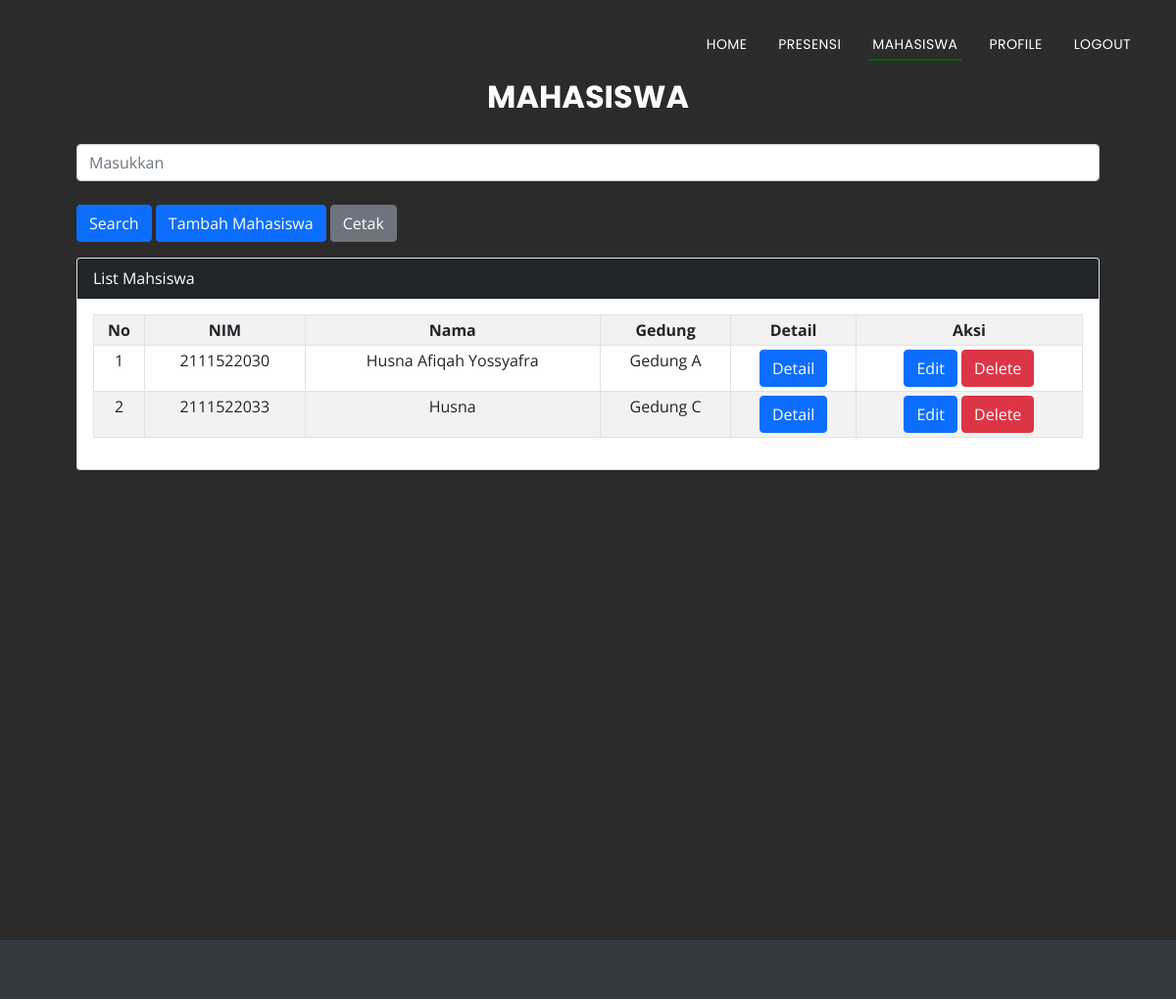
Page /listmahasiswa.php (signed in) on the committed database.
### tables this page shows
CREATE TABLE `mahasiswa` (
  `nim` varchar(10) NOT NULL,
  `nama` varchar(50) NOT NULL,
  `jurusan` varchar(50) NOT NULL,
  `email` varchar(50) DEFAULT NULL,
  `notelpon` varchar(15) DEFAULT NULL,
  `pass` varchar(25) NOT NULL,
  `gedung` varchar(30) NOT NULL
);

### listmahasiswa.php (the view, shortened to what this page needs)
<?php
  include('koneksi.php');
  $keyword = isset($_POST['keyword']) ? $_POST['keyword'] : '';
  $query = "SELECT * FROM mahasiswa WHERE nim LIKE '%$keyword%' OR nama LIKE '%$keyword%' OR gedung LIKE '%$keyword%' OR jurusan LIKE '%$keyword%' OR email LIKE '%$keyword%' OR notelpon LIKE '%$keyword%'";
  $result = mysqli_query($mysqli, $query);
?>
<head>
  <link href="assets/vendor/aos/aos.css" rel="stylesheet">
  <link href="assets/vendor/bootstrap/css/bootstrap.min.css" rel="stylesheet">
  <link href="assets/vendor/bootstrap-icons/bootstrap-icons.css" rel="stylesheet">
  <link href="assets/vendor/boxicons/css/boxicons.min.css" rel="stylesheet">
  <link href="assets/vendor/glightbox/css/glightbox.min.css" rel="stylesheet">
  <link href="assets/vendor/swiper/swiper-bundle.min.css" rel="stylesheet">
  <link href="assets/css/style.css" rel="stylesheet">
  <link rel="stylesheet" type="text/css" href="assets/css/print.css" media="print" />
</head>
<body>
  <header id="header" class="fixed-top d-flex align-items-center header-transparent">
    <div class="container d-flex justify-content-between align-items-center">
      <nav id="navbar" class="navbar">
        <ul>
        <li><a class="nav-link scrollto noPrint" href="homepembina.php">Home</a></li>
          <li><a class="nav-link scrollto noPrint" href="presensipembina.php">Presensi</a></li>
          <li><a class="nav-link scrollto active noPrint" href="listmahasiswa.php">Mahasiswa</a></li>
          <li><a class="nav-link scrollto noPrint" href="profilpembina.php">Profile</a></li>
          <li><a class="nav-link scrollto noPrint" href="logout.php">Logout</a></li>
        </ul>
      </nav>
    </div>
  </header>
  <section id="services2" style="height:120vh;padding-bottom:100px;">
    <div class="section-header">
      <h3 class="section-title">Mahasiswa</h3>
    </div>
    <br>
    <div class="container px-3 px-lg-5">
      <form method="post" action="listmahasiswa.php">
      <input type="text" class="form-control noPrint" placeholder="Masukkan" name="keyword">
      <br>
      <tr>
        <td><button type="submit" class="btn btn-primary noPrint" name="submit">Search</button></td>
        <td><a href="tambahuserbaru.php"  class="btn btn-primary noPrint">Tambah Mahasiswa</a></td>
        <td><a onClick="window.print()" class='btn btn-xs btn-secondary noPrint'>Cetak</a></td>
      </form>
      <div class="card mt-0">
      <div class="card-header bg-dark text-white">
        List Mahsiswa
      </div>
      <div class="card-body">
        <table class="table table-bordered table-sm table-striped align-center">
          <tr>
            <th class="text-center">No</th>
            <th class="text-center">NIM</th>
            <th class="text-center">Nama</th>
            <th class="text-center">Gedung</th>
            <th class="text-center noPrint">Detail</th>
            <th class="text-center noPrint">Aksi</th>
          </tr>
          <?php
            $no=1;
            while($data = mysqli_fetch_array($result)){ ?>
            <tr>
              <td class="text-center"><?php echo $no?></td>
              <td class="text-center"><?php echo $data['nim']?></td>
              <td class="text-center"><?php echo $data['nama']?></td>
              <td class="text-center"><?php echo $data['gedung']?></td>
              <td class="text-center noPrint">
                  <a href="detailpresensimahasiswa.php?id=<?php echo $data['nim']?>" class='btn btn-primary'>Detail</a>
              </td>
              <td class="text-center noPrint">
                  <a href="kelolamahasiswa.php?id=<?php echo $data['nim']?>" class='btn btn-primary'>Edit</a>
                  <button class='btn btn-danger' onclick="confirmDelete('<?php echo $data['nim']?>')">Delete</button>
              </td>
            </tr>
          <?php
            $no++;
            }
          ?>
        </table>
      </div>
      </div>
    </div>
  </section>
  <footer id="footer">
  </footer>
</body>

### assets/css/style.css (style rules this page uses)
body { background: #fff; color: #666666; font-family: "Open Sans", sans-serif; }
a { color: #006400; text-decoration: none; }
h1, h2, h3, h4, h5, h6 { font-family: "Poppins", sans-serif; font-weight: 400; margin: 0 0 20px 0; padding: 0; }
#header { height: 90px; transition: all 0.5s; z-index: 997; background: rgba(52, 59, 64, 0.9); }
#header.header-transparent { background: transparent; }
.navbar { padding: 0; }
.navbar ul { margin: 0; padding: 0; display: flex; list-style: none; align-items: center; }
.navbar li { position: relative; }
.navbar > ul > li { white-space: nowrap; padding: 10px 0 10px 24px; }
.navbar a, .navbar a:focus { display: flex; align-items: center; justify-content: space-between; font-family: "Poppins", sans-serif; color: #fff; font-size: 14px; padding: 0 4px; white-space: nowrap; transition: 0.3s; letter-spacing: 0.4px; position: relative; text-transform: uppercase; }
.navbar > ul > li > a:before { content: ""; position: absolute; width: 100%; height: 2px; bottom: -6px; left: 0; background-color: #006400; visibility: hidden; transform: scaleX(0); transition: all 0.3s ease-in-out 0s; }
.navbar a:hover:before, .navbar li:hover > a:before, .navbar .active:before { visibility: visible; transform: scaleX(1); }
.navbar a:hover, .navbar .active, .navbar .active:focus, .navbar li:hover > a { color: #fff; }
section { overflow: hidden; }
.section-header .section-title { font-size: 32px; color: rgb(253, 253, 253); text-transform: uppercase; text-align: center; font-weight: 700; margin-bottom: 5px; }
#services2 { background: rgba(15, 15, 15, 0.884); background-size: cover; padding: 80px 0 250px 0; }
#footer { background: #343b40; padding: 30px 0; color: #fff; font-size: 14px; }

### rows in the picture
mahasiswa: nim "2111522030", nama "Husna Afiqah Yossyafra", gedung "Gedung A"
mahasiswa: nim "2111522033", nama "Husna", gedung "Gedung C"
